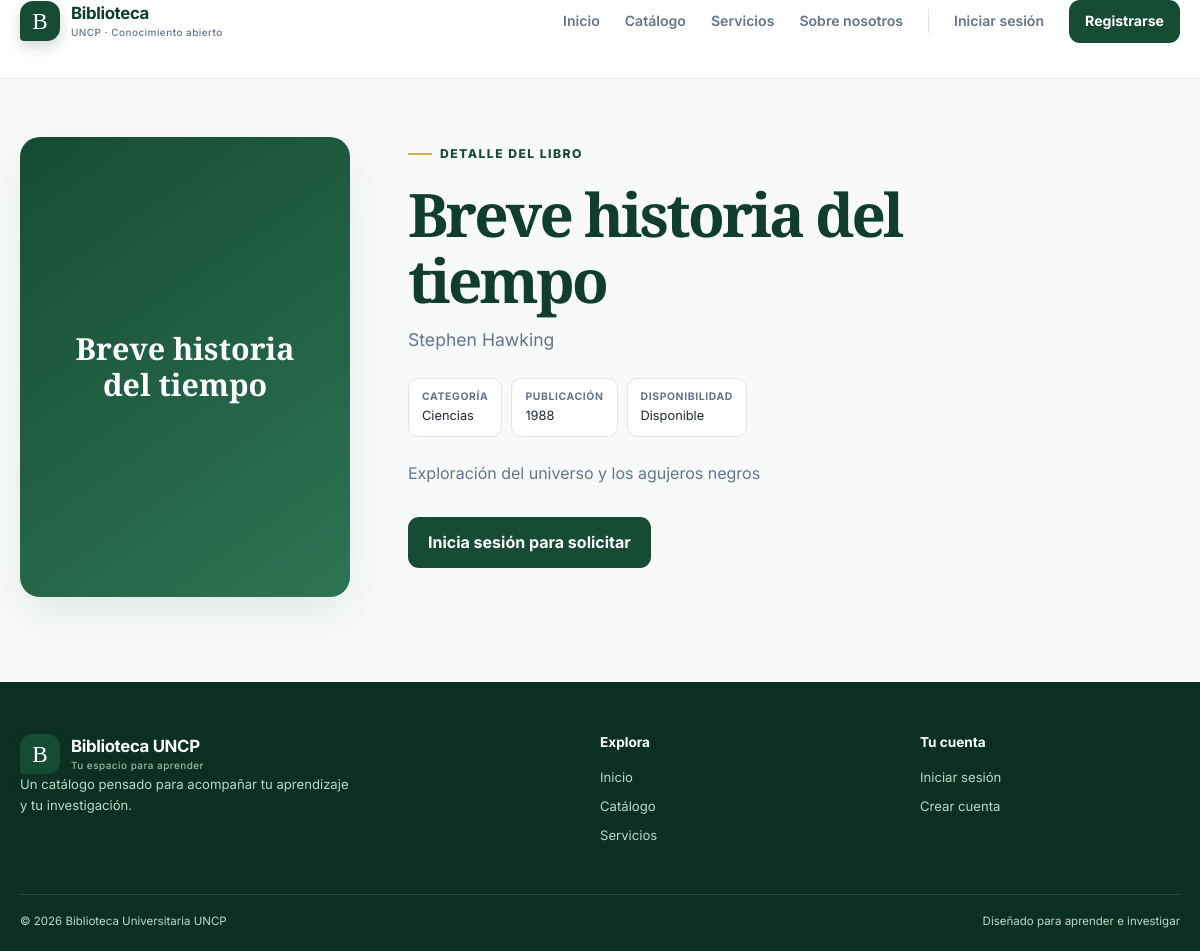
Page /libro/4/ on the earlier database version.
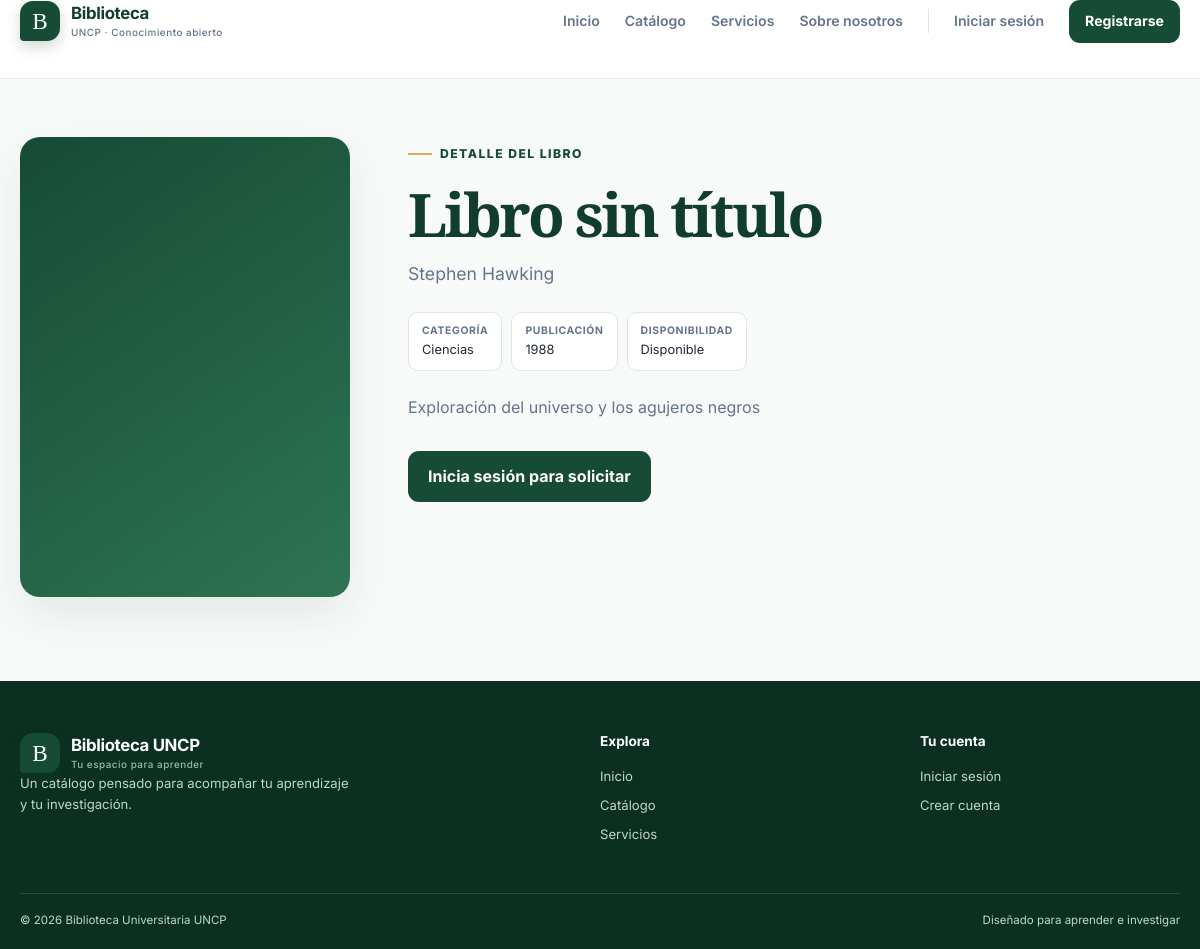
Same page on the later database version.
### catalogo/models.py (models this page shows, shortened)
class Libro(models.Model):
    titulo = models.CharField(
        max_length=200,
        help_text="Título completo del libro"
    )
    autor = models.CharField(
        max_length=150,
        help_text="Nombre del autor o autores"
    )
    isbn = models.CharField(
        max_length=13,
        unique=True,
        blank=True,
        null=True,
        help_text="ISBN-13 (opcional), formato: 978-3-16-148410-0"
    )
    categoria = models.ForeignKey(
        Categoria,
        on_delete=models.SET_NULL,
        null=True,
        blank=True,
        related_name='libros',
        help_text="Categoría del libro"
    )
    fecha_publicacion = models.DateField(
        null=True,
        blank=True,
        help_text="Fecha de publicación (AAAA-MM-DD)"
    )
    resumen = models.TextField(
        blank=True,
        help_text="Resumen o descripción del libro"
    )
    disponible = models.BooleanField(
        default=True,
        help_text="Indica si el libro está disponible para préstamo"
    )
    created_at = models.DateTimeField(auto_now_add=True)
    updated_at = models.DateTimeField(auto_now=True)
    class Meta:
        verbose_name = "Libro"
        verbose_name_plural = "Libros"
        ordering = ['titulo']
        indexes = [
            models.Index(fields=['titulo']),
            models.Index(fields=['isbn']),
            models.Index(fields=['disponible']),
        ]
    @property
    def estatus_disponibilidad(self):
        if self.disponible:
            return "Disponible"
        return "No disponible"

class Categoria(models.Model):
    nombre = models.CharField(
        max_length=100,
        unique=True,
        help_text="Ej.: Literatura, Ciencias, Historia, etc."
    )
    descripcion = models.TextField(
        blank=True,
        help_text="Descripción opcional de la categoría"
    )
    created_at = models.DateTimeField(auto_now_add=True)
    class Meta:
        verbose_name = "Categoría"
        verbose_name_plural = "Categorías"
        ordering = ['nombre']
    def __str__(self):
        return self.nombre

### catalogo/views.py (the view, shortened to what this page needs)
# urls.py: path('libro/<int:pk>/', catalogo_views.detalle_libro, name='detalle_libro'),
def detalle_libro(request, pk):
    libro = get_object_or_404(Libro, pk=pk)
    relacionados = Libro.objects.filter(
        categoria=libro.categoria
    ).exclude(pk=libro.pk)[:4] if libro.categoria else []
    prestamo_activo = None
    contexto = {
        'titulo': f'Detalle: {libro.titulo}',
        'libro': libro,
        'relacionados': relacionados,
        'prestamo_activo': prestamo_activo,
    }
    return render(request, 'catalogo/detalle_libro.html', contexto)

### templates/catalogo/detalle_libro.html (shortened to what this page needs)
{% extends 'base.html' %}
{% block content %}
<section class="catalog-page">
  <div class="container">
    <div class="detail-grid">
      <div class="detail-cover"><span>{{ libro.titulo }}</span></div>
      <div class="detail-copy">
        <span class="eyebrow">Detalle del libro</span>
      <h1>{{ libro.titulo|default:'Libro sin título' }}</h1>
        <p class="detail-author">{{ libro.autor }}</p>
        <div class="detail-facts">
          <span class="fact"
            ><b>Categoría</b>{{ libro.categoria|default:'Sin categoría' }}</span
          >{% if libro.fecha_publicacion %}<span class="fact"
            ><b>Publicación</b>{{ libro.fecha_publicacion|date:'Y' }}</span
          >{% endif %}<span class="fact"
            ><b>Disponibilidad</b>{{ libro.estatus_disponibilidad }}</span
          >
        </div>
        {% if libro.resumen %}
        <p class="detail-summary">{{ libro.resumen }}</p>
        {% else %}
        <p class="detail-summary">
          Consulta este título en la biblioteca y descubre una nueva fuente para
          tu aprendizaje.
        </p>
        {% endif %}
        <div class="hero-actions">
          {% if request.user.is_authenticated %}
            {% if user.perfil.rol == 'estudiante' and libro.disponible %}
              <a class="button button-primary" href="{% url 'catalogo:solicitar_prestamo' libro.pk %}">Solicitar préstamo</a>
            {% else %}
              <span class="button button-outline">No disponible</span>
            {% endif %}
            {% if user.perfil.rol == 'bibliotecario' %}<a class="button button-gold" href="{% url 'catalogo:editar_libro' libro.pk %}">Editar libro</a>{% endif %}
          {% else %}
            <a class="button button-primary" href="{% url 'catalogo:login' %}">Inicia sesión para solicitar</a>
          {% endif %}
        </div>
      </div>
    </div>
  </div>
</section>
{% endblock %}

Differences in the rows shown:
changed Libro "Stephen Hawking": titulo "Breve historia del tiempo" → "Libro sin título"; titulo "Breve historia del tiempo" → (not shown)
